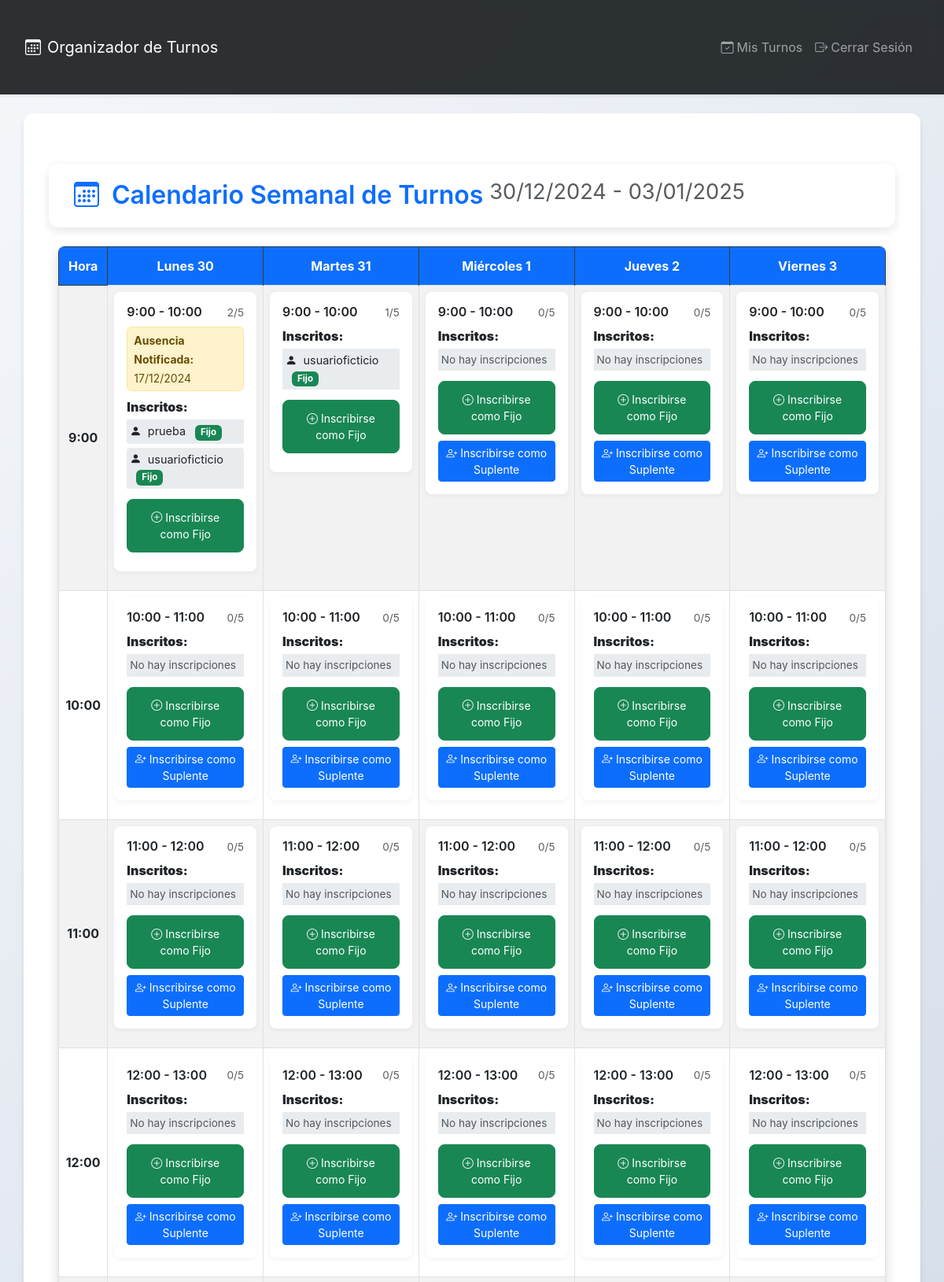
Screenshot of / (signed in, upper part) with the database file from the repository.
### turnos/models.py (models this page shows, shortened)
class Turno(models.Model):
    DIA_SEMANA = [
        (0, 'Lunes'),
        (1, 'Martes'),
        (2, 'Miércoles'),
        (3, 'Jueves'),
        (4, 'Viernes'),
    ]
    HORA_INICIO = 9
    HORA_FIN = 19
    dia = models.IntegerField(choices=DIA_SEMANA)
    hora = models.IntegerField()
    max_inscripciones = models.PositiveIntegerField(default=5)  # Ajusta según tus necesidades
    es_completo_calculado = models.BooleanField(default=False)
    class Meta:
        unique_together = ('dia', 'hora')
        ordering = ['dia', 'hora']
    @property
    def inscripciones_count(self):
        return self.inscripciones.count()
    @property
    def ausencia_notificada(self):
        return SolicitudBaja.objects.filter(
            inscripcion__turno=self,
            aprobado=True
        ).first()
    @property
    def has_pending_bajas(self):
        return self.solicitudes_baja.filter(aprobado=False, rechazado=False).exists()
    @property
    def pending_bajas_count(self):
        return self.solicitudes_baja.filter(aprobado=False, rechazado=False).count()

class SolicitudBaja(models.Model):
    inscripcion = models.ForeignKey(Inscripcion, related_name='solicitudes_baja', on_delete=models.CASCADE)
    usuario = models.ForeignKey(User, on_delete=models.CASCADE, null=True, blank=True)
    aprobado = models.BooleanField(default=False)
    rechazado = models.BooleanField(default=False)
    fecha_solicitud = models.DateTimeField(auto_now_add=True)
    notificada_admin = models.BooleanField(default=False)
    fecha_aprobacion = models.DateTimeField(null=True, blank=True)
    notificada_usuario = models.BooleanField(default=False)
    class Meta:
        constraints = [
        ]

class Inscripcion(models.Model):
    turno = models.ForeignKey(Turno, on_delete=models.CASCADE, related_name='inscripciones')
    usuario = models.ForeignKey(User, on_delete=models.CASCADE, related_name='inscripciones', null=True, blank=True)
    nombre_suplente = models.CharField(max_length=150, null=True, blank=True)
    telefono_suplente = models.CharField(max_length=20, null=True, blank=True)  # Nuevo campo para suplentes
    fecha_inscripcion = models.DateTimeField(default=timezone.now)
    is_canceled = models.BooleanField(default=False)  # Nuevo campo para marcar la inscripción como cancelada

### turnos/views.py (the view)
# urls.py: path('', views.calendario, name='calendario'),
@login_required
def calendario(request):
    today = timezone.now().date()
    start_of_week = today - timedelta(days=today.weekday())  # Lunes
    end_of_week = start_of_week + timedelta(days=4)  # Viernes
    fechas_semana = [start_of_week + timedelta(days=i) for i in range(5)]  # 0: Lunes, 4: Viernes
    dias_semana = OrderedDict()
    traduccion = {
        'Monday': 'Lunes',
        'Tuesday': 'Martes',
        'Wednesday': 'Miércoles',
        'Thursday': 'Jueves',
        'Friday': 'Viernes',
    }
    for fecha in fechas_semana:
        nombre_dia = fecha.strftime('%A')  # Nombre del día en inglés
        nombre_dia_es = traduccion.get(nombre_dia, nombre_dia)
        dias_semana[nombre_dia_es] = fecha.day  # Asignar el número del día
    turnos = Turno.objects.filter(dia__gte=0, dia__lte=4).prefetch_related(
        Prefetch('inscripciones', queryset=Inscripcion.objects.select_related('usuario').all())
    ).order_by('dia', 'hora')
    mostrar_telefonos = request.user.is_authenticated and request.user.is_staff
    calendario = OrderedDict()
    for dia in dias_semana.keys():
        calendario[dia] = []
    for turno in turnos:
        dia = turno.get_dia_display()
        turno.ya_inscrito = False
        inscripcion_usuario = None
        if request.user.is_authenticated:
            inscripcion_usuario = turno.inscripciones.filter(usuario=request.user).first()
            if inscripcion_usuario:
                turno.ya_inscrito = True
                turno.inscripcion_usuario_id = inscripcion_usuario.id  # Añadir atributo para la plantilla
            else:
                turno.inscripcion_usuario_id = None
        else:
            turno.inscripcion_usuario_id = None  # Para usuarios no autenticados
        calendario[dia].append(turno)
    if request.user.is_authenticated and request.user.is_staff:
        solicitudes_pendientes_count = SolicitudBaja.objects.filter(aprobado=False, rechazado=False).count()
    else:
        solicitudes_pendientes_count = 0
    context = {
        'calendario': calendario,
        'semana_actual': f"{start_of_week.strftime('%d/%m/%Y')} - {end_of_week.strftime('%d/%m/%Y')}",
        'mostrar_telefonos': mostrar_telefonos,
        'solicitudes_pendientes_count': solicitudes_pendientes_count,
        'dias_semana': dias_semana,  # Añadir al contexto
    }
    return render(request, 'turnos/calendario.html', context)

### turnos/templatetags/custom_tags.py (called while the page is built)
@register.filter
def range_filter(value, arg):
    try:
        start = int(value)
        end = int(arg)
        return range(start, end)
    except (ValueError, TypeError):
        return []

### templates/turnos/calendario.html (shortened to what this page needs)
{% extends 'turnos/base.html' %}
{% load custom_tags %}
{% block contenido %}
<div class="container-fluid">
    <div class="row mb-4 calendar-header">
        <div class="col-12 d-flex flex-column flex-md-row justify-content-between align-items-center">
            <h2 class="text-primary mb-3 mb-md-0">
                <i class="bi bi-calendar3 me-2"></i> Calendario Semanal de Turnos
                <small class="text-muted h6">{{ semana_actual }}</small>
            </h2>
        </div>
    </div>
    <div class="table-responsive rounded-3 overflow-hidden shadow">
        <table class="table table-bordered table-hover table-striped mb-0">
            <thead class="table-dark">
                <tr>
                    <th scope="col" class="text-center">Hora</th>
                    {% for dia, numero in dias_semana.items %}
                        <th scope="col" class="text-center">{{ dia }} {{ numero }}</th>
                    {% endfor %}
                </tr>
            </thead>
            <tbody>
                {% for hora in 9|range_filter:19 %}
                    <tr>
                        <th scope="row" class="text-center align-middle">{{ hora }}:00</th>
                        {% for dia, turnos in calendario.items %}
                            <td class="p-2">
                                {% for turno in turnos %}
                                    {% if turno.hora == hora %}
                                        <div class="card mb-3
                                        ">
                                            <div class="card-body p-3">
                                                <div class="d-flex justify-content-between align-items-center mb-2">
                                                    <h6 class="card-title m-0">
                                                        {{ turno.hora }}:00 - {{ turno.hora|add:"1" }}:00
                                                    </h6>
                                                    <small class="text-muted">
                                                        {{ turno.inscripciones_count }}/{{ turno.max_inscripciones }}
                                                    </small>
                                                </div>
                                                {% if turno.ausencia_notificada %}
                                                    <div class="alert alert-warning py-1 px-2 mb-2">
                                                        <small>
                                                            <strong>Ausencia Notificada:</strong>
                                                            {{ turno.ausencia_notificada.fecha_solicitud|date:"d/m/Y" }}
                                                        </small>
                                                    </div>
                                                {% endif %}
                                                <div class="inscripciones-container mb-2">
                                                    <p class="mb-1"><strong>Inscritos:</strong></p>
                                                    <ul class="list-group list-group-flush small">
                                                        {% for insc in turno.inscripciones.all %}
                                                            <li class="list-group-item d-flex justify-content-between align-items-center p-1">
                                                                <span>
                                                                    <i class="bi bi-person-fill me-1"></i>
                                                                    {% if insc.usuario %}
                                                                        {{ insc.usuario.username }}
                                                                        <span class="badge bg-success ms-2">Fijo</span>
                                                                    {% else %}
                                                                        {{ insc.nombre_suplente }}
                                                                        {% if mostrar_telefonos and insc.telefono_suplente %}
                                                                            - Teléfono: {{ insc.telefono_suplente }}
                                                                        {% endif %}
                                                                        <span class="badge bg-secondary ms-2">Suplente</span>
                                                                    {% endif %}
                                                                </span>
                                                            </li>
                                                        {% empty %}
                                                            <li class="list-group-item text-muted small p-1">
                                                                No hay inscripciones
                                                            </li>
                                                        {% endfor %}
                                                    </ul>
                                                </div>
                                                <div class="actions text-end">
                                                    {% if turno.es_completo_calculado %}
                                                        <span class="badge bg-warning text-dark">
                                                            <i class="bi bi-exclamation-triangle me-1"></i>Turno completo
                                                        </span>
                                                    {% else %}
                                                        {% if user.is_authenticated %}
                                                            {% if turno.ya_inscrito and not turno.has_pending_bajas %}
                                                                <button type="button" class="btn btn-sm btn-danger btn-darse-de-baja"
                                                                        data-inscripcion-id="{{ turno.inscripcion_usuario_id }}"
                                                                        data-turno-nombre="{{ turno }}">
                                                                    <i class="bi bi-dash-circle me-1"></i>Darme de Baja
                                                                </button>
                                                            {% else %}
                                                                <a href="{% url 'turnos:inscribir_turno' turno.id %}"
                                                                   class="btn btn-sm btn-success mb-2">
                                                                    <i class="bi bi-plus-circle me-1"></i>Inscribirse como Fijo
                                                                </a>
                                                            {% endif %}
                                                            {% if not turno.ya_inscrito %}
                                                                <button
                                                                    type="button"
                                                                    class="btn btn-sm btn-primary inscribir-btn"
                                                                    data-dia="{{ turno.dia }}"
                                                                    data-hora="{{ turno.hora }}"
                                                                >
                                                                    <i class="bi bi-person-plus me-1"></i>Inscribirse como Suplente
                                                                </button>
                                                            {% endif %}
                                                        {% endif %}
                                                    {% endif %}
                                                </div>
                                            </div>
                                        {% endif %}
                                    {% endfor %}
                                </td>
                            {% endfor %}
                        </tr>
                    {% endfor %}
                </tbody>
            </table>
        </div>
    </div>
{% endblock %}

### turnos/static/turnos/css/styles.css (style rules this page uses)
body { font-family: 'Segoe UI', Tahoma, Geneva, Verdana, sans-serif; font-size: 16px; background: linear-gradient(135deg, #f5f7fa, #c3cfe2); color: #333; margin: 0; padding: 0; }
.container-fluid { padding: 2rem 1rem; }
@media (min-width: 576px) { .container-fluid { padding: 2rem; } }
.calendar-header { background-color: rgba(255, 255, 255, 0.9); padding: 20px; border-radius: 12px; box-shadow: 0 4px 12px rgba(0, 0, 0, 0.1); margin-bottom: 2rem; }
.calendar-header h2 { font-weight: 600; display: flex; align-items: center; gap: 0.5rem; }
.calendar-header h2 small { font-weight: 400; font-size: 0.85em; }
.table-responsive { overflow-x: auto; border-radius: 12px; box-shadow: 0 4px 12px rgba(0, 0, 0, 0.05); }
.table { min-width: 600px; background-color: #fff; border-collapse: collapse; }
.table thead th { background-color: #0d6efd; color: white; position: sticky; top: 0; z-index: 2; text-align: center; vertical-align: middle; padding: 0.75rem; }
.table tbody td { vertical-align: top; padding: 0.75rem; border-top: 1px solid #dee2e6; }
.card { border: none; border-radius: 8px; box-shadow: 0 2px 6px rgba(0, 0, 0, 0.05); transition: transform 0.2s, box-shadow 0.2s; background-color: #ffffff; }
.card .card-body { padding: 1rem; }
.card-title { font-size: 1rem; font-weight: 600; margin-bottom: 0.5rem; }
.card .text-muted { font-size: 0.85rem; }
.inscripciones-container { margin-top: 0.5rem; }
.inscripciones-container p { margin-bottom: 0.5rem; font-weight: 600; }
.inscripciones-container ul { max-height: 100px; overflow-y: auto; padding-left: 0; list-style: none; }
.inscripciones-container li { background-color: #e9ecef; margin-bottom: 5px; border-radius: 4px; padding: 5px 10px; display: flex; align-items: center; justify-content: space-between; font-size: 0.9rem; }
.inscripciones-container li i { margin-right: 0.5rem; }
.list-group-item { padding: 0.5rem 1rem; border: none; background-color: transparent; }
.badge { font-size: 0.8em; padding: 0.35em 0.6em; }
.btn-success { border-radius: 8px; padding: 0.75rem 1.5rem; transition: all 0.3s ease; }

### static/css/styles.css (style rules this page uses)
.btn-danger, .btn-primary { min-width: 120px; }

### templates/turnos/base.html (style rules this page uses)
body { background-color: #f4f6f9; font-family: 'Inter', 'Roboto', sans-serif; }

### rows the page displays
Turno: hora "9", hora|add "10", inscripciones_count "2", max_inscripciones "5", ausencia_notificada.fecha_solicitud "17/12/2024", es_completo_calculado False (drawn)
Inscripcion: usuario.username "prueba"
Inscripcion: usuario.username "usuarioficticio"
Turno: hora "9", hora|add "10", inscripciones_count "1", max_inscripciones "5", es_completo_calculado False (drawn)
Inscripcion: usuario.username "usuarioficticio"
Turno: hora "9", hora|add "10", inscripciones_count "0", max_inscripciones "5", shows "Inscribirse como Fijo"
Turno: hora "9", hora|add "10", inscripciones_count "0", max_inscripciones "5", shows "Inscribirse como Fijo"
Turno: hora "9", hora|add "10", inscripciones_count "0", max_inscripciones "5", shows "Inscribirse como Fijo"
Turno: hora "10", hora|add "11", inscripciones_count "0", max_inscripciones "5", shows "Inscribirse como Fijo"
Turno: hora "10", hora|add "11", inscripciones_count "0", max_inscripciones "5", shows "Inscribirse como Fijo"
Turno: hora "10", hora|add "11", inscripciones_count "0", max_inscripciones "5", shows "Inscribirse como Fijo"
Turno: hora "10", hora|add "11", inscripciones_count "0", max_inscripciones "5", shows "Inscribirse como Fijo"
Turno: hora "10", hora|add "11", inscripciones_count "0", max_inscripciones "5", shows "Inscribirse como Fijo"
Turno: hora "11", hora|add "12", inscripciones_count "0", max_inscripciones "5", shows "Inscribirse como Fijo"
Turno: hora "11", hora|add "12", inscripciones_count "0", max_inscripciones "5", shows "Inscribirse como Fijo"
Turno: hora "11", hora|add "12", inscripciones_count "0", max_inscripciones "5", shows "Inscribirse como Fijo"
Turno: hora "11", hora|add "12", inscripciones_count "0", max_inscripciones "5", shows "Inscribirse como Fijo"
Turno: hora "11", hora|add "12", inscripciones_count "0", max_inscripciones "5", shows "Inscribirse como Fijo"
Turno: hora "12", hora|add "13", inscripciones_count "0", max_inscripciones "5", shows "Inscribirse como Fijo"
Turno: hora "12", hora|add "13", inscripciones_count "0", max_inscripciones "5", shows "Inscribirse como Fijo"
Turno: hora "12", hora|add "13", inscripciones_count "0", max_inscripciones "5", shows "Inscribirse como Fijo"
Turno: hora "12", hora|add "13", inscripciones_count "0", max_inscripciones "5", shows "Inscribirse como Fijo"
Turno: hora "12", hora|add "13", inscripciones_count "0", max_inscripciones "5", shows "Inscribirse como Fijo"

### other values shown
{{ semana_actual }} "30/12/2024 - 03/01/2025"
{{ dia }} "Lunes" "Martes" "Miércoles" "Jueves" "Viernes"
{{ numero }} "30" "31" "1" "2" "3"
{{ hora }} "9" "10" "11" "12"
